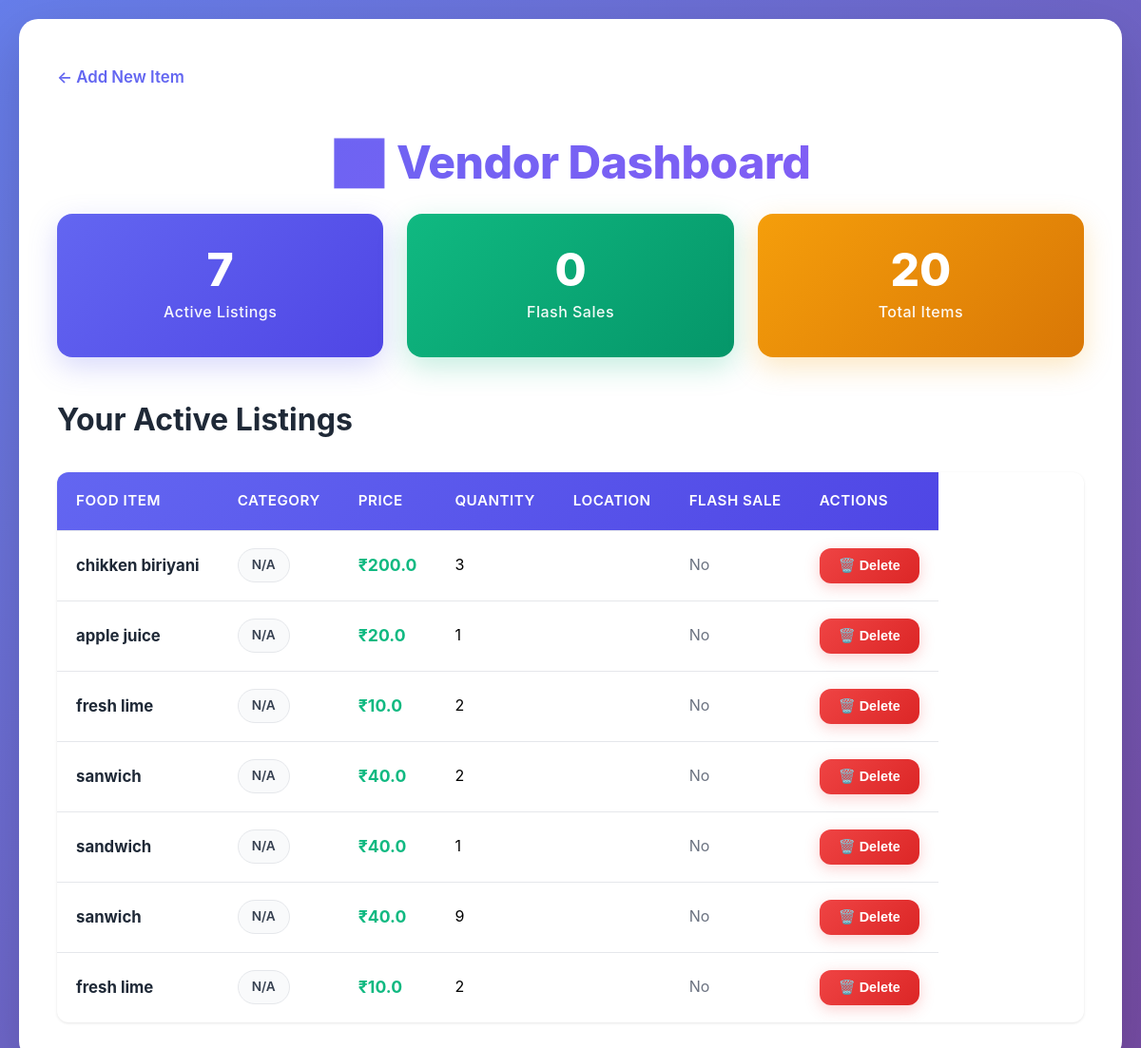
The app's page /vendor/dashboard, older data.
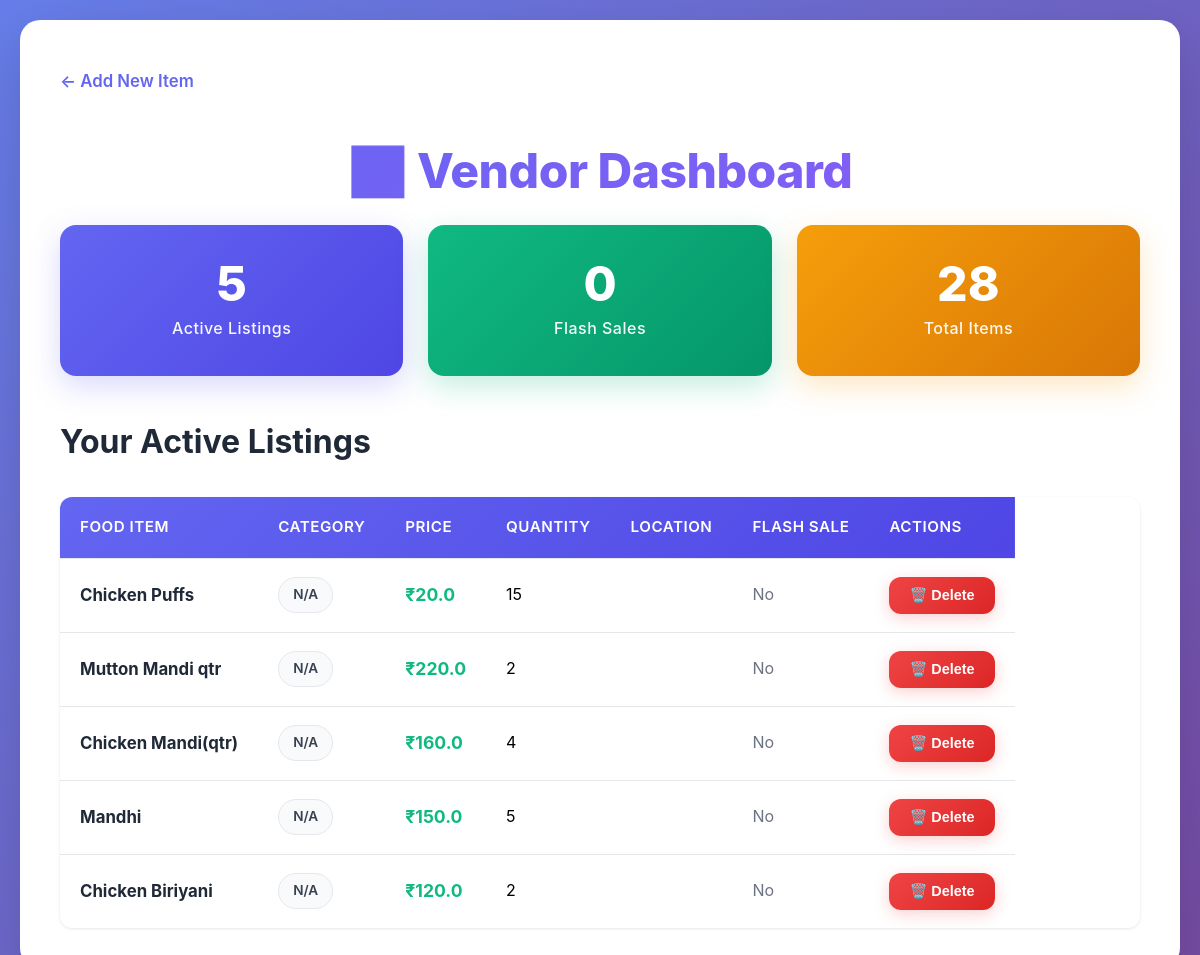
The same page, newer data.
### tables this page shows
CREATE TABLE food (
                id INTEGER PRIMARY KEY AUTOINCREMENT,
                restaurant_id INTEGER,
                name TEXT NOT NULL,
                discounted_price REAL NOT NULL,
                quantity INTEGER DEFAULT 1,
                status TEXT NOT NULL DEFAULT 'available',
                created_at TIMESTAMP DEFAULT CURRENT_TIMESTAMP,
                FOREIGN KEY(restaurant_id) REFERENCES restaurants(id)
            );

### Mini Project/app.py (the view)
@app.route('/vendor/dashboard')
def vendor_dashboard():
    conn = get_db_connection()
    food_items = conn.execute(
        "SELECT * FROM food WHERE status='available' ORDER BY created_at DESC"
    ).fetchall()
    conn.close()
    return render_template('vendor_dashboard.html', food_items=food_items)

### Mini Project/app.py (called while the page is built)
def get_db_connection():
    db_path = os.path.join(os.path.dirname(__file__), 'database.db')
    conn = sqlite3.connect(db_path)
    conn.row_factory = sqlite3.Row
    return conn

### Mini Project/templates/vendor_dashboard.html (shortened to what this page needs)
<!DOCTYPE html>
<html lang="en">
<head>
    <link rel="stylesheet" href="{{ url_for('static', filename='css/style.css') }}">
    <link rel="stylesheet" href="{{ url_for('static', filename='css/vendor_dashboard.css') }}">
</head>
<body>
    <div class="container">
        <a href="/vendor" class="back-link">← Add New Item</a>
        <h1>📊 Vendor Dashboard</h1>
        <div class="stats-grid">
            <div class="stat-card">
                <div class="stat-value">{{ food_items|length }}</div>
                <div class="stat-label">Active Listings</div>
            </div>
            <div class="stat-card stat-card-green">
                <div class="stat-value">
                    {% set flash_count = food_items|selectattr('flash_sale', 'equalto', 1)|list|length %}
                    {{ flash_count }}
                </div>
                <div class="stat-label">Flash Sales</div>
            </div>
            <div class="stat-card stat-card-orange">
                <div class="stat-value">
                    {% set total_items = food_items|sum(attribute='quantity') %}
                    {{ total_items }}
                </div>
                <div class="stat-label">Total Items</div>
            </div>
        </div>
        <h2>Your Active Listings</h2>
        {% if food_items|length == 0 %}
        <div class="empty-state">
            <p class="empty-state-text">No active listings yet</p>
            <a href="/vendor" class="btn btn-empty-state">
                Add Your First Item
            </a>
        </div>
        {% else %}
        <table class="dashboard-table">
            <thead>
                <tr>
                    <th>Food Item</th>
                    <th>Category</th>
                    <th>Price</th>
                    <th>Quantity</th>
                    <th>Location</th>
                    <th>Flash Sale</th>
                    <th>Actions</th>
                </tr>
            </thead>
            <tbody>
                {% for item in food_items %}
                <tr>
                    <td>
                        <strong>{{ item['name'] }}</strong>
                    </td>
                    <td>
                        <span class="category-badge">{{ item['category'] or 'N/A' }}</span>
                    </td>
                    <td>
                        <span class="discounted-price">₹{{ item['discounted_price'] }}</span>
                    </td>
                    <td>{{ item['quantity'] }}</td>
                    <td>{{ item['location'] }}</td>
                    <td>
                        {% if item['flash_sale'] == 1 %}
                        <span class="flash-sale-yes">⚡ Yes</span>
                        {% else %}
                        <span class="flash-sale-no">No</span>
                        {% endif %}
                    </td>
                    <td>
                        <form method="POST" action="/vendor/delete/{{ item['id'] }}" class="delete-form">
                            <button type="submit" class="btn btn-danger btn-small"
                                    onclick="return confirm('Are you sure you want to delete this item?')">
                                🗑️ Delete
                            </button>
                        </form>
                    </td>
                </tr>
                {% endfor %}
            </tbody>
        </table>
        {% endif %}
    </div>
</body>
</html>

Row changes from the older to the newer data that the page shows:
removed food: name "chikken biriyani", item "N/A", discounted_price "200.0", quantity "3"
removed food: name "apple juice", item "N/A", discounted_price "20.0", quantity "1"
removed food: name "fresh lime", item "N/A", discounted_price "10.0", quantity "2"
removed food: name "sanwich", item "N/A", discounted_price "40.0", quantity "2"
no longer on this page (row edited): food: name "sandwich", item "N/A", discounted_price "40.0", quantity "1"
no longer on this page (row edited): food: name "sanwich", item "N/A", discounted_price "40.0", quantity "9"
removed food: name "fresh lime", item "N/A", discounted_price "10.0", quantity "2"
now on this page (row edited): food: name "Chicken Puffs", item "N/A", discounted_price "20.0", quantity "15"
added food: name "Mutton Mandi qtr", item "N/A", discounted_price "220.0", quantity "2"
added food: name "Chicken Mandi(qtr)", item "N/A", discounted_price "160.0", quantity "4"
now on this page (row edited): food: name "Mandhi", item "N/A", discounted_price "150.0", quantity "5"
added food: name "Chicken Biriyani", item "N/A", discounted_price "120.0", quantity "2"
Text that changed along with them:
{{ food_items|length }}: "7" → "5"
{{ total_items }}: "20" → "28"
